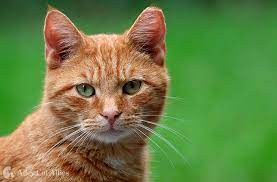
#> input picture rgb_color_filter/cat.jpeg, 277 x 182 px
$ python rgb_color_filter.py
#> lines starting #> are read from the running program, lines starting #| are printed output that depends on the picture
#> further down, original_image is the input picture: shape (182, 277, 3); mean B, G, R 69.4, 129.5, 105.7
import numpy as np
import cv2
import matplotlib.pyplot as plt

def separative_mean_filter(image, window_size):
#> called with window_size = 3
    filtered_image = np.zeros_like(image, dtype=np.float64)

    pad_size = window_size // 2
    padded_image = np.pad(image, ((pad_size, pad_size), (pad_size, pad_size), (0, 0)), mode='constant', constant_values=0)
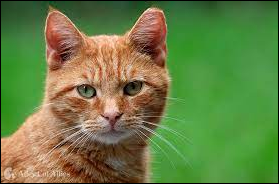
#> padded_image: shape (184, 279, 3); mean B, G, R 68.1, 127.1, 103.8

    for i in range(pad_size, padded_image.shape[0] - pad_size):
        for j in range(pad_size, padded_image.shape[1] - pad_size):
            for k in range(3):  # 3 renk kanalı (RGB)
                window = padded_image[i-pad_size:i+pad_size+1, j-pad_size:j+pad_size+1, k]
                filtered_image[i-pad_size, j-pad_size, k] = np.mean(window)
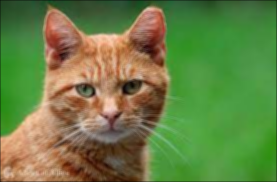
#> filtered_image: shape (182, 277, 3) float64; mean B, G, R 69.1, 128.8, 105.3

    return np.clip(filtered_image, 0, 255).astype(np.uint8)


image_path = "cat.jpeg"
original_image = cv2.imread(image_path)

window_size = 3
filtered_image = separative_mean_filter(original_image, window_size)

plt.subplot(1, 2, 1)
plt.imshow(cv2.cvtColor(original_image, cv2.COLOR_BGR2RGB))
plt.title('Original Image')

plt.subplot(1, 2, 2)
plt.imshow(cv2.cvtColor(filtered_image, cv2.COLOR_BGR2RGB))
plt.title('RGB Filtering')

plt.show()
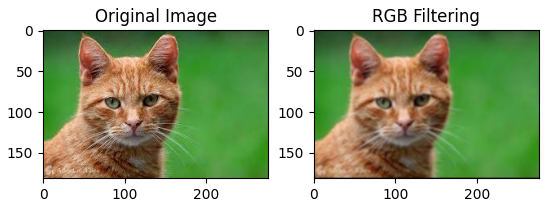
#> figure drawn by matplotlib, 2 panels

$ run again, with rgb_color_filter/fruits.jpg copied over rgb_color_filter/cat.jpeg
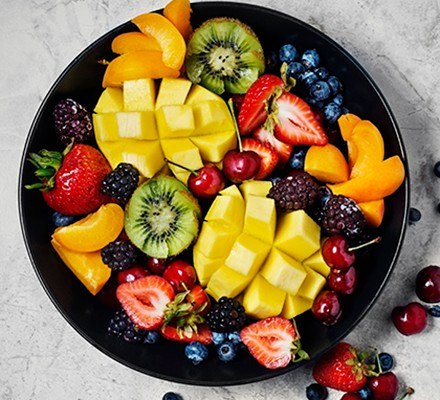
#> input picture rgb_color_filter/fruits.jpg, 440 x 400 px
#> original_image is the input picture: shape (400, 440, 3); mean B, G, R 78.2, 114.7, 140.6
#> after the loop in separative_mean_filter, `for i in range(pad_size, padded_image.shape[0] - pad_size):`:
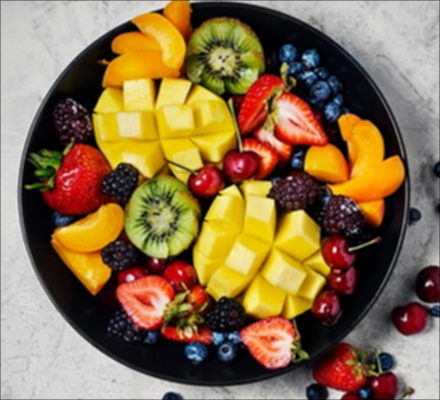
#> filtered_image: shape (400, 440, 3) float64; mean B, G, R 77.7, 114.1, 140
#> `plt.show()`:
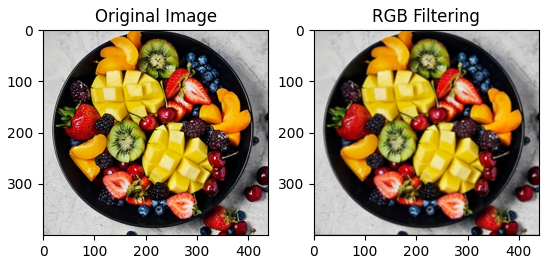
#> figure drawn by matplotlib, 2 panels
